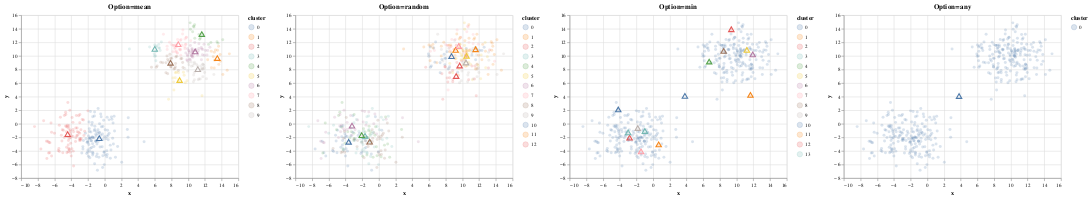

Notebook code for this chart:
### Code cell
plot_mean = generate_plot_from_process(proc_mean)
plot_random = generate_plot_from_process(proc_random)
plot_min = generate_plot_from_process(proc_min)
plot_any = generate_plot_from_process(proc_any)
plot = (plot_mean.properties(title='Option=mean') | plot_random.properties(title='Option=random') | plot_min.properties(title='Option=min') | plot_any.properties(title='Option=any')).resolve_scale(color='independent')
display(plot)

### Figure 1 — Vega-Lite specification as saved in the notebook (floating-point values rounded to 4 significant figures; data arrays with more than 128 entries replaced by an {"elided": "..."} marker saying what was removed)
{"config": {"view": {"continuousWidth": 400, "continuousHeight": 300}}, "hconcat": [{"layer": [{"data": {"name": "data-8e1e58e77755cb9939ff0c2efe5e1b8e"}, "mark": {"type": "circle", "opacity": 0.2}, "encoding": {"color": {"type": "nominal", "field": "cluster"}, "x": {"type": "quantitative", "field": "x"}, "y": {"type": "quantitative", "field": "y"}}}, {"data": {"name": "data-90e09cde9908d01e6377aa8eb40ba54c"}, "mark": {"type": "point", "opacity": 1, "size": 100}, "encoding": {"color": {"type": "nominal", "field": "cluster"}, "shape": {"value": "triangle"}, "x": {"type": "quantitative", "field": "x"}, "y": {"type": "quantitative", "field": "y"}}}], "title": "Option=mean"}, {"layer": [{"data": {"name": "data-13ff6accdcf10b19ca389f3b79b4f69f"}, "mark": {"type": "circle", "opacity": 0.2}, "encoding": {"color": {"type": "nominal", "field": "cluster"}, "x": {"type": "quantitative", "field": "x"}, "y": {"type": "quantitative", "field": "y"}}}, {"data": {"name": "data-568dce17754ef5874a7c57f7e9088db6"}, "mark": {"type": "point", "opacity": 1, "size": 100}, "encoding": {"color": {"type": "nominal", "field": "cluster"}, "shape": {"value": "triangle"}, "x": {"type": "quantitative", "field": "x"}, "y": {"type": "quantitative", "field": "y"}}}], "title": "Option=random"}, {"layer": [{"data": {"name": "data-d7131145b88ab9cb9dcf6a565b896b3c"}, "mark": {"type": "circle", "opacity": 0.2}, "encoding": {"color": {"type": "nominal", "field": "cluster"}, "x": {"type": "quantitative", "field": "x"}, "y": {"type": "quantitative", "field": "y"}}}, {"data": {"name": "data-07e48a16dcd327c55ace2a2d0d2d70cb"}, "mark": {"type": "point", "opacity": 1, "size": 100}, "encoding": {"color": {"type": "nominal", "field": "cluster"}, "shape": {"value": "triangle"}, "x": {"type": "quantitative", "field": "x"}, "y": {"type": "quantitative", "field": "y"}}}], "title": "Option=min"}, {"layer": [{"data": {"name": "data-ae8fb04f17a1e1f372485fe0f6f46e07"}, "mark": {"type": "circle", "opacity": 0.2}, "encoding": {"color": {"type": "nominal", "field": "cluster"}, "x": {"type": "quantitative", "field": "x"}, "y": {"type": "quantitative", "field": "y"}}}, {"data": {"name": "data-cae9d7dec9411293696872dbb14fd102"}, "mark": {"type": "point", "opacity": 1, "size": 100}, "encoding": {"color": {"type": "nominal", "field": "cluster"}, "shape": {"value": "triangle"}, "x": {"type": "quantitative", "field": "x"}, "y": {"type": "quantitative", "field": "y"}}}], "title": "Option=any"}], "resolve": {"scale": {"color": "independent"}}, "$schema": "https://vega.github.io/schema/vega-lite/v4.8.1.json", "datasets": {"data-8e1e58e77755cb9939ff0c2efe5e1b8e": {"elided": "400 records"}, "data-90e09cde9908d01e6377aa8eb40ba54c": [{"cluster": 0, "x": -0.6514, "y": -2.232}, {"cluster": 1, "x": 13.48, "y": 9.57}, {"cluster": 2, "x": -4.435, "y": -1.639}, {"cluster": 3, "x": 5.992, "y": 10.92}, {"cluster": 4, "x": 11.62, "y": 13.11}, {"cluster": 5, "x": 8.963, "y": 6.329}, {"cluster": 6, "x": 10.83, "y": 10.55}, {"cluster": 7, "x": 8.804, "y": 11.62}, {"cluster": 8, "x": 7.879, "y": 8.877}, {"cluster": 9, "x": 11.15, "y": 7.932}], "data-13ff6accdcf10b19ca389f3b79b4f69f": {"elided": "400 records"}, "data-568dce17754ef5874a7c57f7e9088db6": [{"cluster": 0, "x": -3.625, "y": -2.763}, {"cluster": 1, "x": 9.179, "y": 10.78}, {"cluster": 2, "x": 9.66, "y": 8.473}, {"cluster": 3, "x": -1.664, "y": -1.901}, {"cluster": 4, "x": -2.061, "y": -1.775}, {"cluster": 5, "x": 10.49, "y": 9.901}, {"cluster": 6, "x": -3.222, "y": -0.3817}, {"cluster": 7, "x": 9.549, "y": 11.34}, {"cluster": 8, "x": -1.107, "y": -2.733}, {"cluster": 9, "x": 10.42, "y": 8.918}, {"cluster": 10, "x": 8.69, "y": 9.86}, {"cluster": 11, "x": 11.57, "y": 10.87}, {"cluster": 12, "x": 9.244, "y": 6.925}], "data-d7131145b88ab9cb9dcf6a565b896b3c": {"elided": "400 records"}, "data-07e48a16dcd327c55ace2a2d0d2d70cb": [{"cluster": 0, "x": 3.802, "y": 3.99}, {"cluster": 1, "x": 11.65, "y": 4.141}, {"cluster": 2, "x": 9.358, "y": 13.82}, {"cluster": 3, "x": -0.9926, "y": -1.174}, {"cluster": 4, "x": 6.706, "y": 9.054}, {"cluster": 5, "x": 11.22, "y": 10.78}, {"cluster": 6, "x": 11.92, "y": 10.1}, {"cluster": 7, "x": -1.448, "y": -4.175}, {"cluster": 8, "x": 8.441, "y": 10.63}, {"cluster": 9, "x": -1.844, "y": -0.741}, {"cluster": 10, "x": -4.175, "y": 1.996}, {"cluster": 11, "x": 0.6629, "y": -3.143}, {"cluster": 12, "x": -2.82, "y": -2.157}, {"cluster": 13, "x": -2.994, "y": -1.387}], "data-ae8fb04f17a1e1f372485fe0f6f46e07": {"elided": "400 records"}, "data-cae9d7dec9411293696872dbb14fd102": [{"cluster": 0, "x": 3.793, "y": 3.98}]}}
